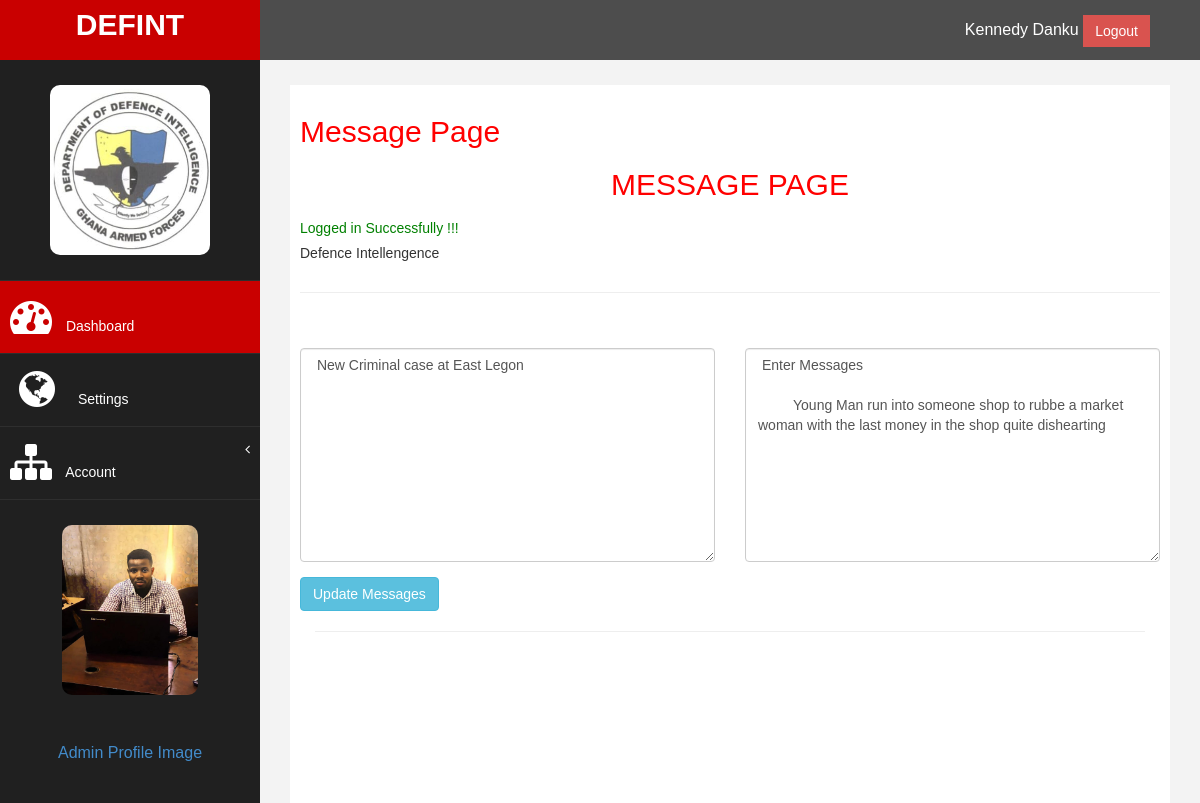
The app's page /admin/ad_editMessage.php?id=6 (signed in) with its own data.
### tables this page shows
CREATE TABLE `messages` (
  `id` int(11) NOT NULL,
  `subject` varchar(50) NOT NULL,
  `content` varchar(250) NOT NULL,
  `created_at` date NOT NULL DEFAULT current_timestamp()
);

### admin/config/DatabaseConnection.php (called while the page is built, shortened)
<?php
class DatabaseConnection
{
    public function __construct()
    {
      $conn=new mysqli(BD_HOST,BD_USER,BD_PASSWORD,BD_DATABASE);
        return $this->conn=$conn;
     }
}
?>

### admin/controllers/AuthenticationController.php (called while the page is built, shortened)
<?php
class AuthenticationController
{
    public function __construct()
    {
        $db=new DatabaseConnection;
        $this->conn=$db->conn;
    }
public function AuthUserDetail()
{
    $checkAuth=$this->checkIsLoggedIn();
    if($checkAuth){
    $user_id= $_SESSION['auth_user']['user_id'];
    $getUserData=" SELECT * FROM admin WHERE id='$user_id' LIMIT 1";
    $result=$this->conn->query($getUserData);
     if($result->num_rows > 0){
       $data=$result->fetch_assoc();
       return $data;
     } else{
        redirect("<h4>Something Went wong </h4>","ad_login.php");
     }
    }else{
        return false;
    }
}
private function checkIsLoggedIn()
{
  if(!isset($_SESSION['authenticated'])){
redirect("<h4 style='color:red;' >Login to Access the page</h4>","ad_login.php");
   return false;
  } else{
return true;
  }
}
}
?>

### admin/controllers/MessagesController.php (called while the page is built, shortened)
<?php
class MessagesController
{
    public function __construct()
    {
        $db=new DatabaseConnection;
        $this->conn=$db->conn;
    }
    public function edit($id)
    {
        $message_id=validateInput($this->conn,$id);
        $msgQry="SELECT * FROM messages WHERE id='$message_id' LIMIT 1";
        $result=$this->conn->query($msgQry);
        if($result->num_rows == 1)
        {
            $data=$result->fetch_assoc();
            return $data;
        } else
        {
            return false;
        }
    }
}
?>

### admin/config/app.php (called while the page is built, shortened)
<?php
include_once('DatabaseConnection.php');
function validateInput($dbcon,$input)
{
   return  mysqli_real_escape_string($dbcon,$input);
}
?>

### admin/ad_editMessage.php (the view, shortened to what this page needs)
<?php
include_once('controllers/MessagesController.php');
include('include/header.php')
?>
<?php
include('include/sidebar.php')
?>
    <div id="page-wrapper" >
    <div id="page-inner">
    <div class="row">
        <div class="col-md-12">
            <h2> Message Page</h2>
            <div>
              <h2 style="margin:20px; font-family: sans-serif; text-align:center; text-transform: uppercase;">Message Page</h2>
             </div>
            <?php  include('include/message.php'); ?>
            <h5>Defence Intellengence  </h5>
        </div>
    </div>
    <hr />
            <div class="col-md-12">
                <div class="card">
                    <div class="card-header" >
                        <h5 style="color:white ;">Send Messages</h5>
                    </div>
                    <div class="card-body">
                        <?php
                        if(isset($_GET['id']))
                        {
                            $message_id=validateInput($db->conn,$_GET['id']);
                            $message=new MessagesController;
                            $result=$message-> edit($message_id);
                            if($result)
                            {
                                ?>
                                <form action="codes/messages_code.php" method="POST">
                                    <div class="form-group row">
                                        <div class="form-group row">
                                            <div class="col-sm-6 mb-3 mb-sm-0">
        <textarea  class="form-control"  name="subject" rows="10" cols="70" required placeholder="Write The Subject Here"> <?=$result['subject'];  ?>
        </textarea>
                                            </div>
                                            <div class="col-sm-6 mb-3 mb-sm-0">
        <textarea class="form-control"  name="message" rows="10" cols="70" required placeholder="Write The Messages Here"><?=$result['content'];  ?>
         </textarea>
                                            </div>
                                        </div>
                                        <div class="mb-3">
                                            <button type="submit" name="update_Message" class="btn btn-info">Update Messages </button>
                                        </div>
                                </form>
                                <?php
                            }
                            else
                            {
                                echo "<h4>No Record Found</h4>";
                            }
                        }  else
                        {
                            echo "<h4> Something Went Wrong</h4>";
                        }
                        ?>
                    </div>
                </div>
            </div>
    <hr />
<?php
include('include/footer.php')
?>

### admin/include/sidebar.php (shortened to what this page needs)
<?php
include('config/app.php');
include_once('controllers/AuthenticationController.php');
$authenticated=new AuthenticationController;
$data= $authenticated->authUserDetail();
?>
<body>
    <div id="wrapper">
        <nav class="navbar navbar-default navbar-cls-top " role="navigation" style="margin-bottom: 0">
            <div class="navbar-header">
                <a class="navbar-brand" href="index.php">DEFINT</a>
            </div>
  <div style="color: white;
padding: 15px 50px 5px 50px;
float: right;
font-size: 16px;"> <form action="" method="POST">
                        <?= $_SESSION['auth_user']['user_fname']." ".$_SESSION['auth_user']['user_lname']." "; ?>     <button type="submit" class="btn btn-danger square-btn-adjust" name="logout">Logout</button>
                        </form>  </div>
</nav>
                <nav class="navbar-default navbar-side" role="navigation">
            <div class="sidebar-collapse">
                <ul class="nav" id="main-menu">
				<li class="text-center">
                    <img src="image/logo.jpeg" class="user-image img-responsive"/>
					</li>
                    <li>
                        <a class="active-menu"  href="index.php"><i class="fa fa-dashboard fa-3x"></i> Dashboard</a>
                    </li>
                    <li>
                        <a  href="ad_settings.php"><i class="fa fa-globe fa-spin fa-3x fa-fw"></i> Settings</a>
                    </li>
                   <li>
                        <a href="#"><i class="fa fa-sitemap fa-3x"></i> Account  <span class="fa arrow"></span></a>
                      </li>
                </ul>
            </div>
            <div>
            <?php
                $image=$data['profile_img'];
                if(empty($image))
                {
                   ?>
                  <img src="https://bootdey.com/img/Content/avatar/avatar7.png" alt="..." class="user-image img-responsive">
                <?php
                    }
                    else
                    {
                        ?>
                        <img src="../files/<?=$data['profile_img'] ?>" alt="..." class="user-image img-responsive"/>
                        <?php
                    }
                ?>
            <p style="color:white; text-align:center;"><a href="ad_viewProfile.php">Admin Profile Image</a></p>
            </div>
        </nav>

### admin/assets/css/custom.css (style rules this page uses)
body { font-family: 'Open Sans', sans-serif; }
#wrapper { width: 100%; background:#202020; }
#page-wrapper { padding: 15px 15px; min-height: 600px; background:#F3F3F3; }
#page-inner { width:100%; margin:10px 20px 10px 0px; background-color:#fff!important; padding:10px; min-height:1200px; }
.text-center { text-align:center; }
h2 { color: #f00; }
.square-btn-adjust { border: 0px solid transparent; -webkit-border-radius: 0px; -moz-border-radius: 0px; border-radius: 0px; }
p { font-size:16px; line-height:25px; padding-top:20px; }
.user-image { margin: 25px auto; -webkit-border-radius: 10px; -moz-border-radius: 10px; border-radius: 10px; max-height:170px; max-width:170px; }
.navbar-cls-top .navbar-brand { color: #fff; background: #C90000; width: 260px; text-align: center; height: 60px; font-size: 30px; font-weight: 700; }
.active-menu { background-color:#C90000!important; }
.arrow { float: right; }
.fa.arrow:before { content: "\f104"; }
.sidebar-collapse , .sidebar-collapse .nav { background:none; }
.sidebar-collapse .nav { padding:0; }
.sidebar-collapse .nav > li > a { color:#fff; background:#202020; text-shadow:none; }
.sidebar-collapse > .nav > li > a { padding:15px 10px; }
.sidebar-collapse > .nav > li { border-bottom: 1px solid rgba(107, 108, 109, 0.19); }
.navbar-side { border:none; background-color: #202020; }
.navbar-cls-top { background:#4D4D4D; border-bottom:none; }
.navbar-default { border:0px solid black; }
.navbar-header { background: #A70303; }
.nav > li > a > i { margin-right:10px; }
@media (min-width:768px) { #page-wrapper { margin: 0 0 0 260px; padding: 15px 30px; min-height: 1200px; } }
@media (min-width:768px) { .navbar-side { z-index: 1; position: absolute; width: 260px; } }
@media (min-width:768px) { .navbar { border-radius: 0px; } }

### admin/ad_editMessage.php (style rules this page uses)
body { font-family: sans-serif; }

### records on screen
messages: subject "New Criminal case at East Legon", message "Enter Messages Young Man run into someone shop to rubbe a market woman with the last money in the shop quite dishearting"

### other values on screen
$_SESSION['auth_user']['user_fname'] "Kennedy"
$_SESSION['auth_user']['user_lname'] "Danku"
$_SESSION['message'] "Logged in Successfully !!!"
